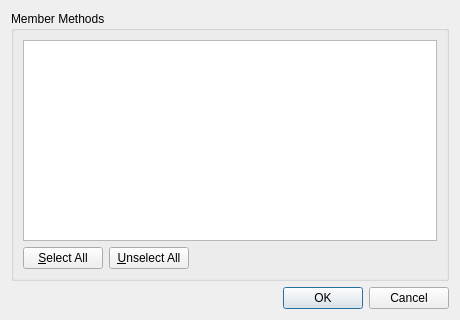
<?xml version="1.0" encoding="UTF-8"?>
<ui version="4.0">
 <class>MemberMethodsDialog</class>
 <widget class="QDialog" name="MemberMethodsDialog">
  <property name="geometry">
   <rect>
    <x>0</x>
    <y>0</y>
    <width>460</width>
    <height>320</height>
   </rect>
  </property>
  <property name="windowTitle">
   <string>Member Methods</string>
  </property>
  <layout class="QVBoxLayout" name="mainLayout">
   <item>
    <widget class="QGroupBox" name="methodsGroup">
     <property name="title">
      <string>Member Methods</string>
     </property>
     <layout class="QVBoxLayout" name="groupLayout">
      <item>
       <widget class="QListWidget" name="listMethods">
        <property name="selectionMode">
         <enum>QAbstractItemView::SelectionMode::NoSelection</enum>
        </property>
       </widget>
      </item>
      <item>
       <layout class="QHBoxLayout" name="selectLayout">
        <item>
         <widget class="QPushButton" name="buttonSelectAll">
          <property name="text">
           <string>&amp;Select All</string>
          </property>
         </widget>
        </item>
        <item>
         <widget class="QPushButton" name="buttonUnselectAll">
          <property name="text">
           <string>&amp;Unselect All</string>
          </property>
         </widget>
        </item>
        <item>
         <spacer name="selectSpacer">
          <property name="orientation">
           <enum>Qt::Orientation::Horizontal</enum>
          </property>
          <property name="sizeHint" stdset="0">
           <size>
            <width>40</width>
            <height>20</height>
           </size>
          </property>
         </spacer>
        </item>
       </layout>
      </item>
     </layout>
    </widget>
   </item>
   <item>
    <widget class="QDialogButtonBox" name="buttonBox">
     <property name="orientation">
      <enum>Qt::Orientation::Horizontal</enum>
     </property>
     <property name="standardButtons">
      <set>QDialogButtonBox::StandardButton::Cancel|QDialogButtonBox::StandardButton::Ok</set>
     </property>
    </widget>
   </item>
  </layout>
 </widget>
 <resources/>
 <connections/>
</ui>
